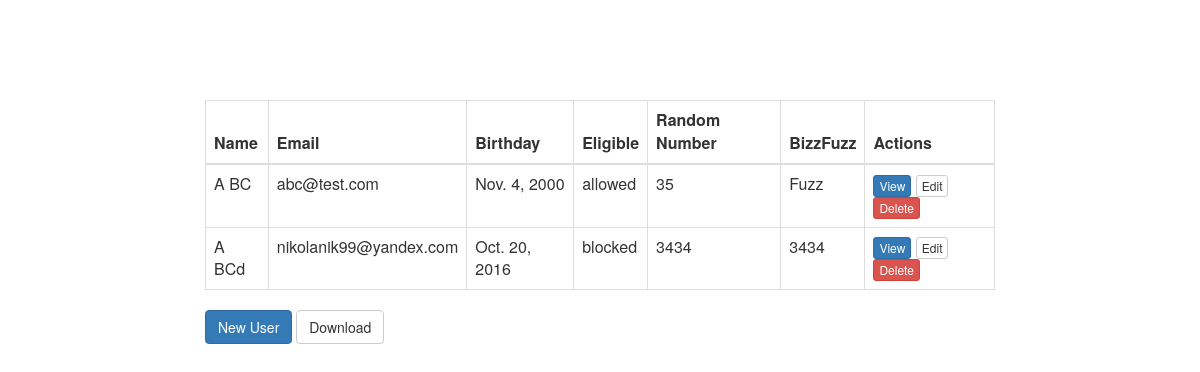
The page / on the database its author committed.
### users/models.py (models this page shows, shortened)
class User(AbstractBaseUser):
    first_name = models.CharField(
    	"First Name",
    	max_length=50,
    	blank=False,
    	null=False,
    	error_messages={
			'required':'First name is required.'
		}
    )
    last_name = models.CharField(
    	"Last Name",
    	max_length=50,
		blank=False,
		null=False,
		error_messages={
			'required':'Last name is required.'
		}
    )
    email = models.EmailField(
		"Email",
		max_length=100,
		unique=True,
		error_messages={
			'required':'Email is required.',
			'unique':'This email has already been registered.'
		}
	)
    birthday = models.DateField(
    	"Birthday",
    	blank=False,
    	null=False,
    	error_messages={
			'required':'Birthday is required.'
		}
    )
    random_number = models.IntegerField(
    	"Random Number",
    	blank=False,
    	null=False,
    	error_messages={
			'required':'This number is required.'
		}
	)

### users/views.py (the view)
# urls.py: url(r'^$', views.UserList.as_view(), name='user_list'),
class UserList(ListView):
    model = User
    template_name = 'users/list.html'

### users/templatetags/user_tags.py (called while the page is built)
@register.simple_tag
def display_eligible(born):
	return 'allowed' if is_eligible(born) else 'blocked'

@register.simple_tag
def display_bizzfuzz(value):
	return get_bizzfuzz(value)

### users/utils.py (called while the page is built)
def is_eligible(born):
	today = date.today()
	age = today.year - born.year - ((today.month, today.day) < (born.month, born.day))
	return age >= ELIGIBLE_AGE

def get_bizzfuzz(value):
    if not (value % BIZZ or value % FUZZ): return 'BizzFuzz'
    if not (value % BIZZ): return 'Bizz'
    if not (value % FUZZ): return 'Fuzz'
    return value

### users/templates/users/list.html (shortened to what this page needs)
{% extends "base.html" %}
{% load user_tags %}
{% block layout %}
{% if object_list %}
<table class="table table-bordered table-hover">
	<thead>
      <tr>
        <th>Name</th>
        <th>Email</th>
        <th>Birthday</th>
        <th>Eligible</th>
        <th>Random Number</th>
        <th>BizzFuzz</th>
        <th>Actions</th>
      </tr>
    </thead>
    <tbody>
	    {% for user in object_list %}
	    <tr>
	    	<td>{{ user.first_name }} {{ user.last_name }}</td>
	    	<td>{{ user.email }}</td>
	    	<td>{{ user.birthday }}</td>
	    	<td>{% display_eligible user.birthday %}</td>
		    <td>{{ user.random_number }}</td>
		    <td>{% display_bizzfuzz user.random_number %}</td>
		    <td class="actions">
		    	<a href="{% url "user_detail" user.id %}" class="btn btn-primary btn-xs">View</a>
		    	<a href="{% url "user_edit" user.id %}" class="btn btn-default btn-xs">Edit</a>
		    	<a href="{% url "user_delete" user.id %}" id="{{ user.id }}" data-toggle="modal" data-target="#myDeleteModal" data-id="{{ user.id }}" class="btn btn-danger btn-xs delete">Delete</a>
        </td>
	    </tr>
	    {% endfor %}
	</tbody>
</table>
{% endif %}
<a href="{% url "user_new" %}" class="btn btn-primary btn-md">New User</a>
{% if object_list %}
<a href="{% url "download_list" %}" class="btn btn-default btn-md" download>Download</a>
{% endif %}
{% endblock %}

### templates/base.html (shortened to what this page needs)
{% load static %}
<html lang="en">
<head>
  <link rel="stylesheet" href="//maxcdn.bootstrapcdn.com/bootstrap/3.3.7/css/bootstrap.min.css">
  <link rel="stylesheet" href="//code.jquery.com/ui/1.12.1/themes/base/jquery-ui.css">
</head>
<body>
	{% block body %}
        <div class="row" style="padding-top: 100px;">
          <div class="col-sm-8 col-sm-offset-2">
            {% block layout %}
            {% endblock %}
          </div>
        </div>
    {% endblock %}
</body>
</html>

### rows shown on the page
User: first_name "A", last_name "BC", email "abc@test.com", birthday "Nov. 4, 2000", birthday "allowed", random_number "35", random_number "Fuzz"
User: first_name "A", last_name "BCd", email "nikolanik99@yandex.com", birthday "Oct. 20, 2016", birthday "blocked", random_number "3434"
